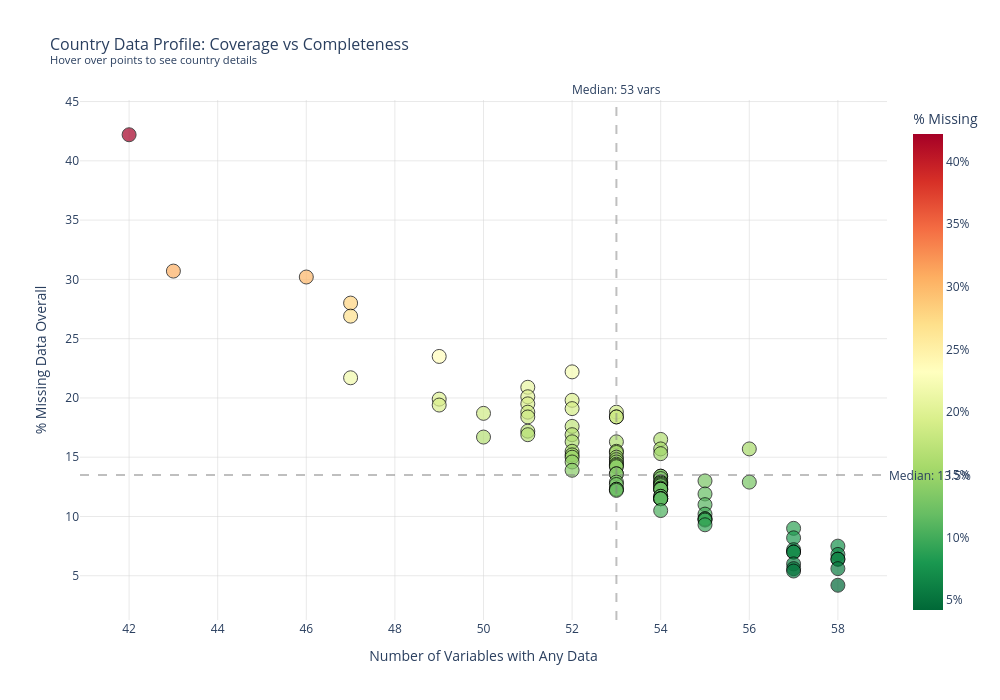

Source (notebook cell):
### Code cell
import plotly.express as px
import plotly.graph_objects as go

# Create interactive scatter plot
fig = px.scatter(
    country_missing,
    x='Vars with Data',
    y='% Missing',
    color='% Missing',
    color_continuous_scale='RdYlGn_r',
    hover_name='Country',
    hover_data={
        'Code': True,
        'Vars with Data': True,
        '% Missing': ':.1f',
        'Complete Vars': True,
        'Years Covered': True,
        'Rows': True
    },
    title='Country Data Profile: Coverage vs Completeness<br><sup>Hover over points to see country details</sup>',
    labels={
        'Vars with Data': 'Number of Variables with Any Data',
        '% Missing': '% Missing Data Overall',
        'Complete Vars': 'Variables with Complete Data',
        'Years Covered': 'Years Covered'
    }
)

# Update marker styling
fig.update_traces(
    marker=dict(
        size=14,
        line=dict(width=1, color='black'),
        opacity=0.7
    )
)

# Update layout
fig.update_layout(
    width=1000,
    height=700,
    font=dict(size=12),
    title_font=dict(size=16),
    xaxis=dict(
        title_font=dict(size=14),
        gridcolor='lightgray',
        gridwidth=0.5
    ),
    yaxis=dict(
        title_font=dict(size=14),
        gridcolor='lightgray',
        gridwidth=0.5
    ),
    coloraxis_colorbar=dict(
        title='% Missing',
        ticksuffix='%'
    ),
    plot_bgcolor='white',
    hovermode='closest'
)

# Add quadrant lines for reference
median_vars = country_missing['Vars with Data'].median()
median_missing = country_missing['% Missing'].median()

fig.add_hline(y=median_missing, line_dash="dash", line_color="gray", opacity=0.5,
              annotation_text=f"Median: {median_missing:.1f}%", annotation_position="right")
fig.add_vline(x=median_vars, line_dash="dash", line_color="gray", opacity=0.5,
              annotation_text=f"Median: {median_vars:.0f} vars", annotation_position="top")

# Show the plot
fig.show()

# Save as interactive HTML file
fig.write_html('plot7_interactive_country_profile.html')
print("\nInteractive plot saved as 'plot7_interactive_country_profile.html'")
print("Open this file in a browser for full interactivity!")

### Figure 1 — Plotly figure (JSON) as saved in the notebook; plotly's stock layout.template omitted (floating-point values rounded to 4 significant figures; data arrays with more than 128 entries replaced by an {"elided": "..."} marker saying what was removed)
{"data": [{"customdata": {"elided": "94x4 mixed values"}, "hovertemplate": "<b>%{hovertext}</b><br><br>Number of Variables with Any Data=%{x}<br>% Missing Data Overall=%{marker.color:.1f}<br>Code=%{customdata[0]}<br>Variables with Complete Data=%{customdata[1]}<br>Years Covered=%{customdata[2]}<br>Rows=%{customdata[3]}<extra></extra>", "hovertext": ["Afghanistan", "Turkmenistan", "Libya", "Papua New Guinea", "Equatorial Guinea", "United Arab Emirates", "Uzbekistan", "Chad", "Guinea", "Congo, Dem. Rep.", "Nepal", "Ethiopia", "Georgia", "Cambodia", "Venezuela, RB", "Armenia", "North Macedonia", "Ghana", "Qatar", "Yemen, Rep.", "Tajikistan", "Lebanon", "Uganda", "Congo, Rep.", "Mali", "Haiti", "Iraq", "Lao PDR", "Azerbaijan", "Bahrain", "Zimbabwe", "Madagascar", "Cote d'Ivoire", "Sudan", "Mauritania", "Cameroon", "Oman", "Burkina Faso", "Togo", "El Salvador", "Rwanda", "Namibia", "Benin", "Senegal", "Jamaica", "Nicaragua", "Moldova", "Viet Nam", "Algeria", "Mozambique", "Zambia", "Iran, Islamic Rep.", "Kuwait", "Kyrgyz Republic", "Gabon", "Eswatini", "Sri Lanka", "Honduras", "Costa Rica", "Morocco", "Bangladesh", "Niger", "Saudi Arabia", "Pakistan", "Uruguay", "Tanzania", "Kazakhstan", "Kenya", "Panama", "Guatemala", "Mauritius", "Ecuador", "Mongolia", "Botswana", "Tunisia", "Dominican Republic", "Philippines", "Paraguay", "Chile", "Jordan", "Argentina", "Norway", "Indonesia", "Thailand", "Bolivia", "Egypt, Arab Rep.", "Russian Federation", "South Africa", "Peru", "Colombia", "India", "Brazil", "Australia", "Mexico"], "legendgroup": "", "marker": {"color": [42.2, 30.7, 30.2, 28.0, 26.9, 23.5, 22.2, 21.7, 20.9, 20.1, 19.9, 19.8, 19.5, 19.4, 19.1, 18.8, 18.8, 18.7, 18.4, 18.4, 18.4, 17.6, 17.2, 16.9, 16.9, 16.7, 16.5, 16.3, 16.3, 15.7, 15.7, 15.5, 15.5, 15.4, 15.3, 15.2, 15.0, 15.0, 14.8, 14.6, 14.6, 14.4, 14.3, 14.2, 13.9, 13.6, 13.6, 13.4, 13.4, 13.2, 13.0, 12.9, 12.9, 12.9, 12.9, 12.8, 12.7, 12.7, 12.6, 12.4, 12.3, 12.3, 12.3, 12.3, 12.3, 12.2, 11.9, 11.7, 11.7, 11.5, 11.5, 11.5, 11.5, 11.0, 10.5, 10.2, 9.8, 9.8, 9.7, 9.3, 9.0, 8.2, 7.5, 7.2, 7.0, 7.0, 6.8, 6.4, 6.4, 6.0, 5.6, 5.6, 5.4, 4.2], "coloraxis": "coloraxis", "line": {"color": "black", "width": 1}, "opacity": 0.7, "size": 14, "symbol": "circle"}, "mode": "markers", "name": "", "orientation": "v", "showlegend": false, "type": "scatter", "x": [42, 43, 46, 47, 47, 49, 52, 47, 51, 51, 49, 52, 51, 49, 52, 53, 51, 50, 53, 51, 53, 52, 51, 51, 52, 50, 54, 53, 52, 54, 56, 52, 53, 53, 54, 52, 52, 53, 53, 52, 53, 53, 53, 53, 52, 53, 53, 54, 54, 54, 55, 56, 54, 53, 54, 54, 54, 53, 54, 54, 53, 54, 53, 54, 54, 53, 55, 54, 54, 54, 54, 54, 54, 55, 54, 55, 55, 55, 55, 55, 57, 57, 58, 57, 57, 57, 58, 58, 58, 57, 57, 58, 57, 58], "xaxis": "x", "y": [42.2, 30.7, 30.2, 28.0, 26.9, 23.5, 22.2, 21.7, 20.9, 20.1, 19.9, 19.8, 19.5, 19.4, 19.1, 18.8, 18.8, 18.7, 18.4, 18.4, 18.4, 17.6, 17.2, 16.9, 16.9, 16.7, 16.5, 16.3, 16.3, 15.7, 15.7, 15.5, 15.5, 15.4, 15.3, 15.2, 15.0, 15.0, 14.8, 14.6, 14.6, 14.4, 14.3, 14.2, 13.9, 13.6, 13.6, 13.4, 13.4, 13.2, 13.0, 12.9, 12.9, 12.9, 12.9, 12.8, 12.7, 12.7, 12.6, 12.4, 12.3, 12.3, 12.3, 12.3, 12.3, 12.2, 11.9, 11.7, 11.7, 11.5, 11.5, 11.5, 11.5, 11.0, 10.5, 10.2, 9.8, 9.8, 9.7, 9.3, 9.0, 8.2, 7.5, 7.2, 7.0, 7.0, 6.8, 6.4, 6.4, 6.0, 5.6, 5.6, 5.4, 4.2], "yaxis": "y"}], "layout": {"annotations": [{"showarrow": false, "text": "Median: 13.5%", "x": 1, "xanchor": "left", "xref": "x domain", "y": 13.5, "yanchor": "middle", "yref": "y"}, {"showarrow": false, "text": "Median: 53 vars", "x": 53, "xanchor": "center", "xref": "x", "y": 1, "yanchor": "bottom", "yref": "y domain"}], "coloraxis": {"colorbar": {"ticksuffix": "%", "title": {"text": "% Missing"}}, "colorscale": [[0, "rgb(0,104,55)"], [0.1, "rgb(26,152,80)"], [0.2, "rgb(102,189,99)"], [0.3, "rgb(166,217,106)"], [0.4, "rgb(217,239,139)"], [0.5, "rgb(255,255,191)"], [0.6, "rgb(254,224,139)"], [0.7, "rgb(253,174,97)"], [0.8, "rgb(244,109,67)"], [0.9, "rgb(215,48,39)"], [1, "rgb(165,0,38)"]]}, "font": {"size": 12}, "height": 700, "hovermode": "closest", "legend": {"tracegroupgap": 0}, "plot_bgcolor": "white", "shapes": [{"line": {"color": "gray", "dash": "dash"}, "opacity": 0.5, "type": "line", "x0": 0, "x1": 1, "xref": "x domain", "y0": 13.5, "y1": 13.5, "yref": "y"}, {"line": {"color": "gray", "dash": "dash"}, "opacity": 0.5, "type": "line", "x0": 53, "x1": 53, "xref": "x", "y0": 0, "y1": 1, "yref": "y domain"}], "title": {"font": {"size": 16}, "text": "Country Data Profile: Coverage vs Completeness<br><sup>Hover over points to see country details</sup>"}, "width": 1000, "xaxis": {"anchor": "y", "domain": [0, 1], "gridcolor": "lightgray", "gridwidth": 0.5, "title": {"font": {"size": 14}, "text": "Number of Variables with Any Data"}}, "yaxis": {"anchor": "x", "domain": [0, 1], "gridcolor": "lightgray", "gridwidth": 0.5, "title": {"font": {"size": 14}, "text": "% Missing Data Overall"}}}}
